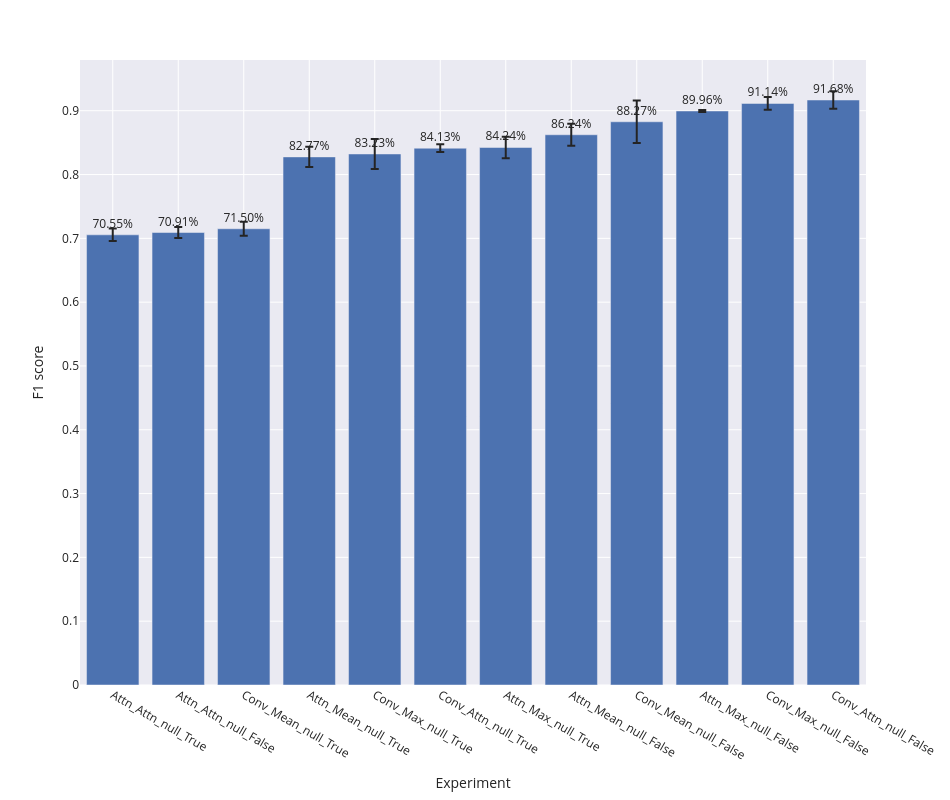

The notebook cell saved with this chart:
### Code cell
bar_plot(label_wise_metrics_agg, 'f1_score')

### Figure 1 — Plotly figure (JSON) as saved in the notebook; plotly's stock layout.template omitted (floating-point values rounded to 4 significant figures)
{"data": [{"alignmentgroup": "True", "error_y": {"array": [0.009758, 0.008606, 0.0108, 0.01593, 0.0235, 0.006102, 0.01683, 0.01715, 0.0332, 0.001503, 0.01005, 0.01373]}, "hovertemplate": "expr=%{x}<br>f1_score_mean=%{text}<extra></extra>", "legendgroup": "", "marker": {"color": "rgb(76,114,176)", "pattern": {"shape": ""}}, "name": "", "offsetgroup": "", "orientation": "v", "showlegend": false, "text": [0.7055, 0.7091, 0.715, 0.8277, 0.8323, 0.8413, 0.8424, 0.8624, 0.8827, 0.8996, 0.9114, 0.9168], "textposition": "outside", "texttemplate": "%{text:.2%}", "type": "bar", "x": ["Attn_Attn_null_True", "Attn_Attn_null_False", "Conv_Mean_null_True", "Attn_Mean_null_True", "Conv_Max_null_True", "Conv_Attn_null_True", "Attn_Max_null_True", "Attn_Mean_null_False", "Conv_Mean_null_False", "Attn_Max_null_False", "Conv_Max_null_False", "Conv_Attn_null_False"], "xaxis": "x", "y": [0.7055, 0.7091, 0.715, 0.8277, 0.8323, 0.8413, 0.8424, 0.8624, 0.8827, 0.8996, 0.9114, 0.9168], "yaxis": "y"}], "layout": {"barmode": "group", "height": 800, "legend": {"tracegroupgap": 0}, "margin": {"t": 60}, "width": 950, "xaxis": {"anchor": "y", "domain": [0, 1], "title": {"text": "Experiment"}}, "yaxis": {"anchor": "x", "domain": [0, 1], "title": {"text": "F1 score"}}}}
